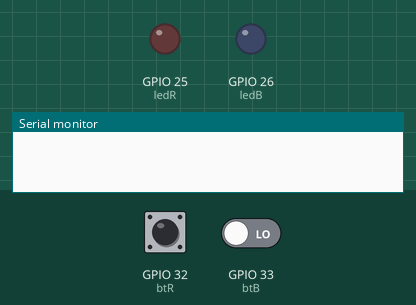
Simulated run of this sketch. Board: ESP32. On the bench: output pins drawn as LEDs (lit = HIGH), the last lines printed to the serial monitor. Inputs (shaded band) come from the test bench; at power-on: GPIO 32 (btR) LOW, GPIO 33 (btB) LOW.

Above: at 1.2 s.
1.3 s: GPIO 32 (btR) driven HIGH
At 1.8 s:
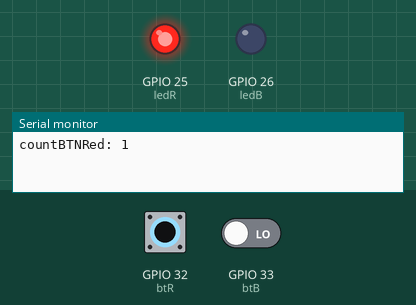
2.8 s: GPIO 33 (btB) driven HIGH
At 4.0 s:
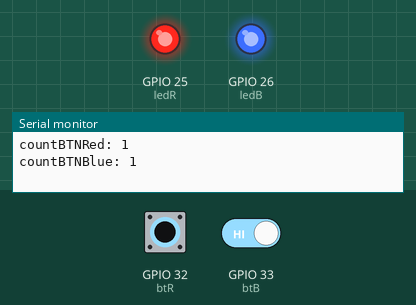
4.3 s: GPIO 32 (btR) pulsed LOW 5 times (0.12 s each, 0.3 s apart)
At 7.0 s:
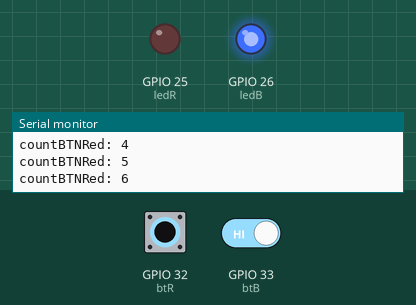
Timing chart, 0 to 8.5 s (numbered marks = the images above; inputs shaded):
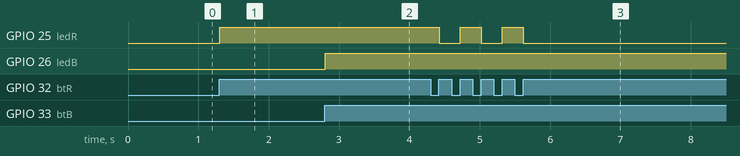

Measured:
- after the input at 1.3 s, GPIO 25 (ledR): LOW → HIGH at once
- after the input at 2.8 s, GPIO 26 (ledB): LOW → HIGH at once
- after the input at 4.3 s, GPIO 25 (ledR): alternates HIGH for 0.30 s and LOW for 0.30 s, 5 changes in all, then stays LOW, starting after 0.12 s

The sketch:

testBtL.ino
```cpp
#define ledR 25
#define ledB 26
#define btR 32
#define btB 33

int btnRedCounter = 0;
int btnRedState = 0;
int lastBtnRedState = 0;

int btnBlueCounter = 0;
int btnBlueState = 0;
int lastBtnBlueState = 0;

void setup() {
  pinMode(ledR, OUTPUT);
  pinMode(ledB, OUTPUT);
  pinMode(btR, INPUT);
  pinMode(btB, INPUT);
  Serial.begin(115200);

}

void loop() {

  //=================================
  btnRedState = digitalRead(btR);
  if (btnRedState != lastBtnRedState) {
    if (btnRedState == 1) {
      btnRedCounter++;
      Serial.print("countBTNRed: "); Serial.println(btnRedCounter);
    }
    lastBtnRedState = btnRedState;
  }

  if (btnRedCounter % 2 == 0) digitalWrite(ledR, 0);
  else digitalWrite(ledR, 1);

  //==================================
  btnBlueState = digitalRead(btB);
  if (btnBlueState != lastBtnBlueState) {
    if (btnBlueState == 1) {
      btnBlueCounter++;
      Serial.print("countBTNBlue: "); Serial.println(btnBlueCounter);
    }
    lastBtnBlueState = btnBlueState;
  }

  if (btnBlueCounter % 2 == 0) digitalWrite(ledB, 0);
  else digitalWrite(ledB, 1);
}
```
